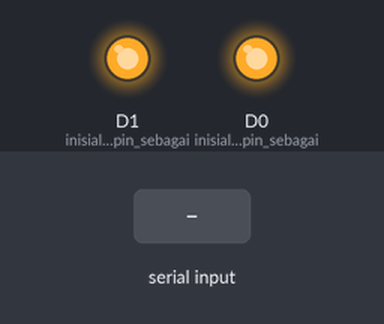
A sketch run on a simulated ESP8266 (NodeMCU). On the bench: output pins drawn as LEDs (lit = HIGH). Inputs (shaded band) come from the test bench.

Above: at 1.2 s.
1.3 s: "1" received over Serial
At 2.3 s:
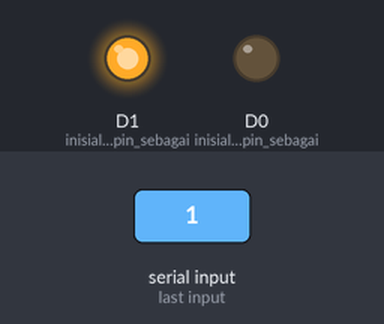
2.8 s: "3" received over Serial
At 3.4 s:
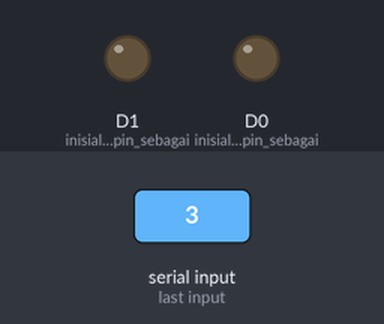
4.3 s: "0" received over Serial
At 4.6 s:
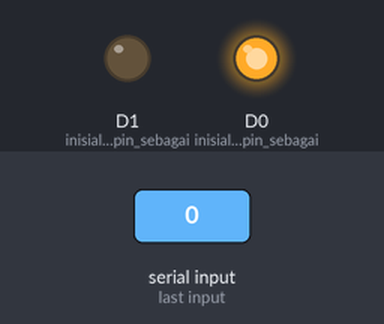
5.8 s: "2" received over Serial
At 6.9 s:
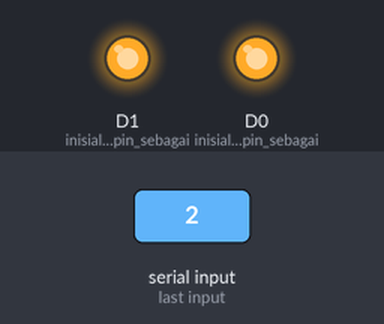
Timing chart, 0 to 8.3 s (numbered marks = the images above; inputs shaded):
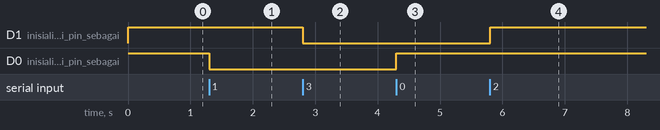

The sketch:

bluetooth_arduino_serial.ino
```cpp
char Incoming_value = 0;
#define ON   0
#define OFF  1
char last_value1 = 0;
char last_value2 = 0;
void setup()
{
  Serial.begin(9600);
  pinMode(D0, OUTPUT);
  relay_init();
}

void loop()
{
  if (Serial.available() > 0)
  {
    Incoming_value = Serial.read();
    if (Incoming_value == '1') {
      relay1(ON);
      last_value1 = '1';
    }
    else if (Incoming_value == '0') {
      relay1(OFF);
      last_value1 = '0';
    }
    else if (Incoming_value == '2') {
      relay2(OFF);
      last_value2 = '2';
    }
    else if (Incoming_value == '3') {
      relay2(ON);
      last_value2 = '3';
    }
    else if (Incoming_value == 'l') {
      Serial.println(last_value1);
    }
    else if (Incoming_value == 'k') {
      Serial.println(last_value2);
    }
  }
}

void relay_init(void)//method inialisasi relay
{
  pinMode(D0, OUTPUT); //inisialisasi pin sebagai output
  pinMode(D1, OUTPUT); //inisialisasi pin sebagai output
  relay1(OFF);
  relay2(OFF);
}

void relay1(unsigned char status_1) {
  digitalWrite(D0, status_1);
}
void relay2(unsigned char status_2) {
  digitalWrite(D1, status_2);
}


//this code just support read 1 character , u need differents approach
```

Measured:
- after the input at 1.3 s, D0 (inisialisasi_pin_sebagai): HIGH → LOW at once
- after the input at 2.8 s, D1 (inisialisasi_pin_sebagai): HIGH → LOW at once
- after the input at 4.3 s, D0 (inisialisasi_pin_sebagai): LOW → HIGH at once
- after the input at 5.8 s, D1 (inisialisasi_pin_sebagai): LOW → HIGH at once
